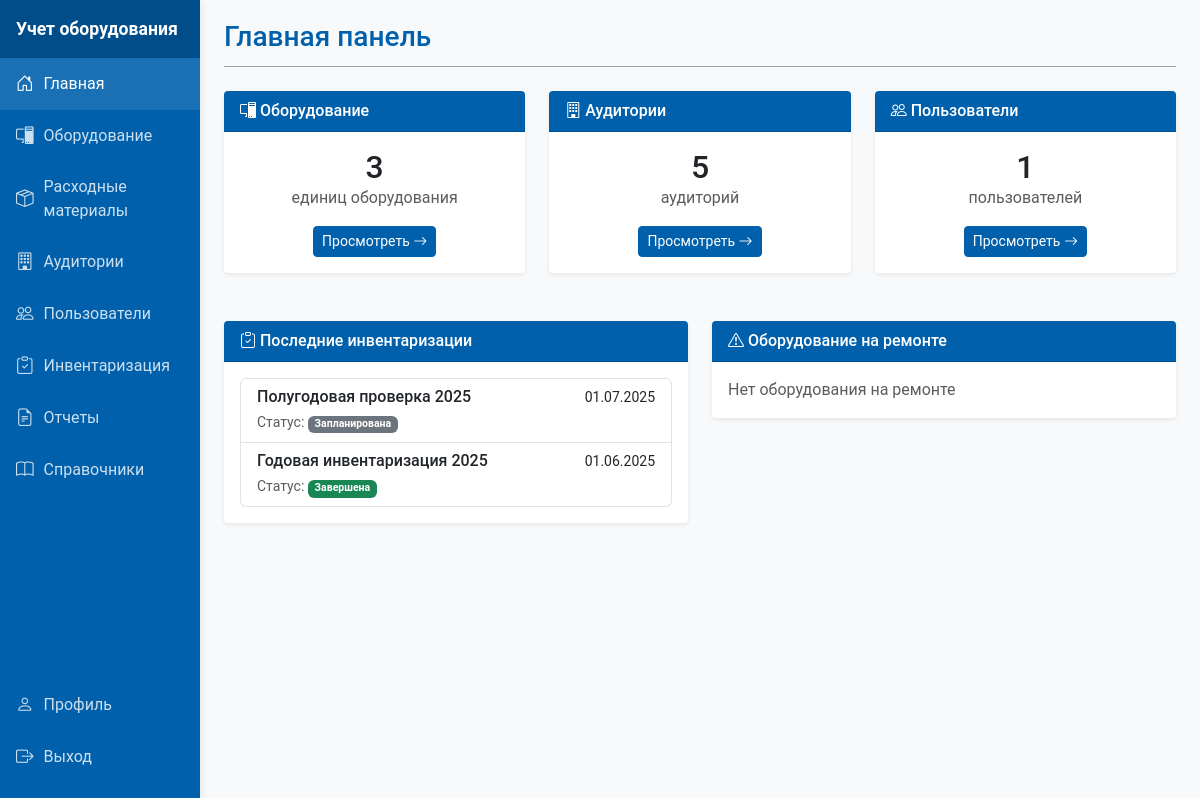
The app's page /index.php (signed in) with its own data.
### tables this page shows
CREATE TABLE `inventories` (
  `id` int NOT NULL,
  `name` varchar(100) NOT NULL,
  `start_date` datetime NOT NULL,
  `end_date` datetime NOT NULL,
  `created_by_user_id` int NOT NULL,
  `status` enum('planned','in_progress','completed') DEFAULT 'planned',
  `created_at` timestamp NULL DEFAULT CURRENT_TIMESTAMP,
  `updated_at` timestamp NULL DEFAULT CURRENT_TIMESTAMP ON UPDATE CURRENT_TIMESTAMP
);

### models/Equipment.php (called while the page is built, shortened)
<?php
class Equipment {
    private $conn;
    private $table = 'equipment';
    public function __construct($db) {
        $this->conn = $db;
    }
    public function count() {
        $query = "SELECT COUNT(*) as count FROM {$this->table}";
        $stmt = $this->conn->prepare($query);
        $stmt->execute();
        $row = $stmt->fetch(PDO::FETCH_ASSOC);
        return $row['count'];
    }
    public function getByStatus($status, $limit = 5) {
        $query = "SELECT e.id, e.name, e.inventory_number, c.name as classroom_name
                  FROM {$this->table} e
                  LEFT JOIN classrooms c ON e.current_classroom_id = c.id
                  JOIN reference_items s ON e.status_id = s.id AND s.type = 'status' AND s.name = ?
                  ORDER BY e.name
                  LIMIT ?";
        $stmt = $this->conn->prepare($query);
        $stmt->bindValue(1, $status);
        $stmt->bindValue(2, $limit, PDO::PARAM_INT);
        $stmt->execute();
        return $stmt;
    }
}

### config/config.php (called while the page is built)
<?php
$base_url = '/UP';
function get_base_url() {
    global $base_url;
    return $base_url;
}

### models/Classroom.php (called while the page is built, shortened)
<?php
class Classroom {
    private $conn;
    private $table = 'classrooms';
    public function __construct($db) {
        $this->conn = $db;
    }
    public function count() {
        $query = "SELECT COUNT(*) as count FROM {$this->table}";
        $stmt = $this->conn->prepare($query);
        $stmt->execute();
        $row = $stmt->fetch(PDO::FETCH_ASSOC);
        return $row['count'];
    }
}
?>

### models/User.php (called while the page is built, shortened)
<?php
class User {
    private $conn;
    private $table = 'users';
    public function __construct($db) {
        $this->conn = $db;
    }
    public function count() {
        try {
            $query = "SELECT COUNT(*) as count FROM {$this->table}";
            $stmt = $this->conn->prepare($query);
            $stmt->execute();
            $row = $stmt->fetch(PDO::FETCH_ASSOC);
            return $row['count'];
        } catch (PDOException $e) {
            error_log("Ошибка в запросе User::count - " . $e->getMessage());
            return 0;
        }
    }
}
?>

### includes/auth.php (called while the page is built, shortened)
<?php
function get_current_user_role() {
    return $_SESSION['user_role'] ?? null;
}
?>

### models/Inventory.php (called while the page is built, shortened)
<?php
class Inventory {
    private $conn;
    private $table = 'inventories';
    public function __construct($db) {
        $this->conn = $db;
    }
    public function getRecent($limit = 5) {
        $query = "SELECT i.*,
                  u.last_name as user_last_name,
                  u.first_name as user_first_name
                  FROM {$this->table} i
                  LEFT JOIN users u ON i.created_by_user_id = u.id
                  ORDER BY i.start_date DESC
                  LIMIT ?";
        $stmt = $this->conn->prepare($query);
        $stmt->bindParam(1, $limit, PDO::PARAM_INT);
        $stmt->execute();
        return $stmt;
    }
}
?>

### index.php (the view, shortened to what this page needs)
<?php
require_once 'includes/header.php';
require_once 'includes/auth.php';
require_once 'models/Equipment.php';
require_once 'models/Classroom.php';
require_once 'models/User.php';
require_once 'models/Inventory.php';
$db = (new Database())->connect();
$equipment_count = (new Equipment($db))->count();
$classroom_count = (new Classroom($db))->count();
$user_count = (new User($db))->count();
?>
<div class="content-header">
    <h1 class="content-title">Главная панель</h1>
</div>
<div class="row">
    <div class="col-md-4">
        <div class="card">
            <div class="card-header">
                <i class="bi bi-pc-display"></i> Оборудование
            </div>
            <div class="card-body text-center">
                <h2 class="mb-0"><?= $equipment_count ?></h2>
                <p class="text-muted">единиц оборудования</p>
                <a href="<?= get_base_url() ?>/templates/equipment/index.php" class="btn btn-primary btn-sm">
                    Просмотреть <i class="bi bi-arrow-right"></i>
                </a>
            </div>
        </div>
    </div>
    <div class="col-md-4">
        <div class="card">
            <div class="card-header">
                <i class="bi bi-building"></i> Аудитории
            </div>
            <div class="card-body text-center">
                <h2 class="mb-0"><?= $classroom_count ?></h2>
                <p class="text-muted">аудиторий</p>
                <a href="<?= get_base_url() ?>/templates/classrooms/index.php" class="btn btn-primary btn-sm">
                    Просмотреть <i class="bi bi-arrow-right"></i>
                </a>
            </div>
        </div>
    </div>
    <div class="col-md-4">
        <div class="card">
            <div class="card-header">
                <i class="bi bi-people"></i> Пользователи
            </div>
            <div class="card-body text-center">
                <h2 class="mb-0"><?= $user_count ?></h2>
                <p class="text-muted">пользователей</p>
                <a href="<?= get_base_url() ?>/templates/users/index.php" class="btn btn-primary btn-sm">
                    Просмотреть <i class="bi bi-arrow-right"></i>
                </a>
            </div>
        </div>
    </div>
</div>
<?php if(get_current_user_role() === 'admin'): ?>
<div class="row mt-4">
    <div class="col-md-6">
        <div class="card">
            <div class="card-header">
                <i class="bi bi-clipboard-check"></i> Последние инвентаризации
            </div>
            <div class="card-body">
                <?php
                $inventory = (new Inventory($db))->getRecent(3);
                if($inventory->rowCount() > 0):
                ?>
                    <div class="list-group">
                        <?php while($row = $inventory->fetch(PDO::FETCH_ASSOC)): ?>
                        <a href="<?= get_base_url() ?>/templates/inventory/view.php?id=<?= $row['id'] ?>" class="list-group-item list-group-item-action">
                            <div class="d-flex w-100 justify-content-between">
                                <h6 class="mb-1"><?= htmlspecialchars($row['name']) ?></h6>
                                <small><?= date('d.m.Y', strtotime($row['start_date'])) ?></small>
                            </div>
                            <small class="text-muted">Статус:
                                <span class="badge bg-<?=
                                    $row['status'] === 'completed' ? 'success' :
                                    ($row['status'] === 'in_progress' ? 'warning' : 'secondary')
                                ?>">
                                    <?=
                                        $row['status'] === 'completed' ? 'Завершена' :
                                        ($row['status'] === 'in_progress' ? 'В процессе' : 'Запланирована')
                                    ?>
                                </span>
                            </small>
                        </a>
                        <?php endwhile; ?>
                    </div>
                <?php else: ?>
                    <p class="text-muted mb-0">Нет данных об инвентаризациях</p>
                <?php endif; ?>
            </div>
        </div>
    </div>
    <div class="col-md-6">
        <div class="card">
            <div class="card-header">
                <i class="bi bi-exclamation-triangle"></i> Оборудование на ремонте
            </div>
            <div class="card-body">
                <?php
                $equipment = (new Equipment($db))->getByStatus('На ремонте', 3);
                if($equipment->rowCount() > 0):
                ?>
                    <div class="list-group">
                        <?php while($row = $equipment->fetch(PDO::FETCH_ASSOC)): ?>
                        <a href="<?= get_base_url() ?>/templates/equipment/view.php?id=<?= $row['id'] ?>" class="list-group-item list-group-item-action">
                            <div class="d-flex w-100 justify-content-between">
                                <h6 class="mb-1"><?= htmlspecialchars($row['name']) ?></h6>
                                <small><?= htmlspecialchars($row['inventory_number']) ?></small>
                            </div>
                            <small class="text-muted">Аудитория: <?= htmlspecialchars($row['classroom_name'] ?? 'Не указана') ?></small>
                        </a>
                        <?php endwhile; ?>
                    </div>
                <?php else: ?>
                    <p class="text-muted mb-0">Нет оборудования на ремонте</p>
                <?php endif; ?>
            </div>
        </div>
    </div>
</div>
<?php endif; ?>
<?php require_once  'includes/footer.php'; ?>

### assets/css/style.css (style rules this page uses)
:root { --primary: #0060AC; --secondary: #E41613; --light-gray: #9EA1A2; --dark-gray: #666; --light: #f8f9fa; --white: #fff; }
body { font-family: 'Roboto', Arial, sans-serif; background-color: var(--light); }
.content-header { margin-bottom: 1.5rem; border-bottom: 1px solid var(--light-gray); padding-bottom: 0.5rem; }
.content-title { font-size: 1.75rem; margin-bottom: 0.25rem; font-weight: 500; color: var(--primary); }
.card { box-shadow: 0 0.125rem 0.25rem rgba(0, 0, 0, 0.075); border-radius: 0.25rem; margin-bottom: 1.5rem; border: none; }
.card-header { background-color: var(--primary); font-weight: 500; color: var(--white); border-radius: 0.25rem 0.25rem 0 0 !important; }
.btn-primary { background-color: var(--primary); border-color: var(--primary); }

### records on screen
inventories: name "Полугодовая проверка 2025", start_date "01.07.2025", status "Запланирована"
inventories: name "Годовая инвентаризация 2025", start_date "01.06.2025", status "Завершена"

### other values on screen
$equipment_count "3"
$classroom_count "5"
$user_count "1"
